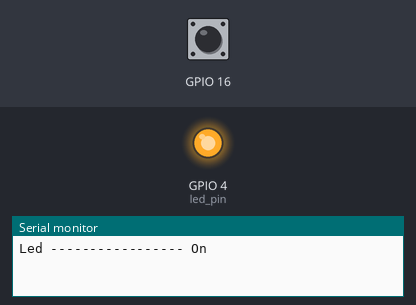
Bench run of a sketch on a simulated ESP32. Parts: output pins drawn as LEDs (lit = HIGH), the last lines printed to the serial monitor. The inputs (shaded band) are chosen by the test bench; at power-on: GPIO 16 HIGH. At 2.8 s the program puts the board to deep sleep or switches it off; the recording ends there.

Above: at 1.1 s.
At 2.7 s:
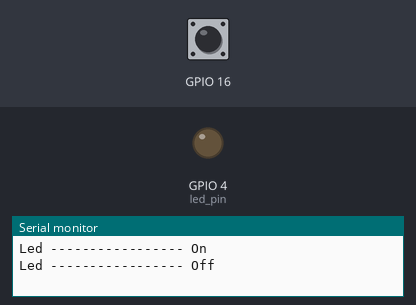
2.8 s: GPIO 16 pulled LOW for 0.15 s
Timing chart, 0 to 2.8 s (numbered marks = the images above; inputs shaded):
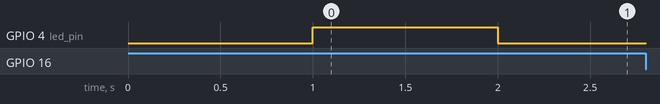

The sketch:

Deepsleep_btn.ino
```cpp
/*
 * File Name: esp32-deep-sleep.ino
 * Created on: 30-Jun-2020
 * Author: Noyel Seth (noyelseth@gmail.com)
 */
// create structure for push_button
struct PushBnt{
  const uint8_t pin;
  uint32_t pressCount;
  bool pressed;
};
//Create a PushButton variable
PushBnt pushBtn = {GPIO_NUM_16, 0, false};
// define Led Pin
uint8_t led_pin = GPIO_NUM_4;
// define wake up pin
uint8_t wakeUp_pin = GPIO_NUM_33;
// define taskBlinkled TaskHandle_t variable
TaskHandle_t taskBlinkled;
// define ISR function for PushButtton's Interrupt
void IRAM_ATTR isr_handle() {
  pushBtn.pressed = true;
  pushBtn.pressCount = pushBtn.pressCount + 1;
}
void setup() {
  // put your setup code here, to run once:
  // set the serial port at 115200
  Serial.begin(115200);
  delay(1000);
  // set the pushButton pin as input with internal PullUp
  pinMode(pushBtn.pin, INPUT_PULLUP);
  // set the Interrupt handler with the pushButton pin in Falling mode
  attachInterrupt(pushBtn.pin, isr_handle, FALLING);
  // set the Led pin as ouput
  pinMode(led_pin, OUTPUT);
  //create a task that will be executed in the blinkLed() function, with priority 1 and executed on core 0
  xTaskCreate(
              blinkLed,   /* Task function. */
              "blinkLed",     /* name of task. */
              1024*2,       /* Stack size of task */
              NULL,        /* parameter of the task */
              5,           /* priority of the task */
              &taskBlinkled);      /* Task handle to keep track of created task */
  delay(500);
  //Configure Pin 33 as ext0 wake up source with LOW logic level
  esp_sleep_enable_ext0_wakeup((gpio_num_t)wakeUp_pin, 0);
}
void loop() {
  // put your main code here, to run repeatedly:
   if (pushBtn.pressed) {
      Serial.printf("PushButton(%d) Pressed \n", pushBtn.pin);
      Serial.printf("Suspend the 'blinkLed' Task \n");
      // Suspend the blinkLed Task
      vTaskSuspend( taskBlinkled );
      digitalWrite(led_pin, LOW);
      Serial.printf("Going to sleep..... \n", pushBtn.pin);
      pushBtn.pressed = false;
      //Go to sleep now
      esp_deep_sleep_start();
  }
  esp_sleep_wakeup_cause_t wakeupReason;
  wakeupReason = esp_sleep_get_wakeup_cause();
  switch(wakeupReason)
  {
    case ESP_SLEEP_WAKEUP_EXT0  : Serial.println("using external signal ext0 for WakeUp From sleep"); break;
    case ESP_SLEEP_WAKEUP_EXT1  : Serial.println("using external signal ext1 for WakeUp From sleep"); break;
    case ESP_SLEEP_WAKEUP_TIMER  : Serial.println("using Timer signal for WakeUp From sleep"); break;
    case ESP_SLEEP_WAKEUP_TOUCHPAD  : Serial.println("using TouchPad signal for WakeUp From sleep"); break;
    case ESP_SLEEP_WAKEUP_ULP  : Serial.println("using ULP signal for WakeUp From sleep"); break;
    default : break;
    Serial.printf("Resume the 'blinkLed' Task \n");
    // restart the blinkLed Task
    vTaskResume( taskBlinkled );
  }
}
void blinkLed(void* param){
  while(1){
    static uint32_t pin_val = 0;
    // toggle the pin value
    pin_val ^= 1;
    digitalWrite(led_pin, pin_val);
    Serial.printf("Led ----------------- %s\n" , pin_val? "On" : "Off");
    /* Simply toggle the LED every 1000ms or 1sec */
     vTaskDelay( 1000 / portTICK_PERIOD_MS );
  }
  taskBlinkled = NULL;
  vTaskDelete( NULL );
}
```
